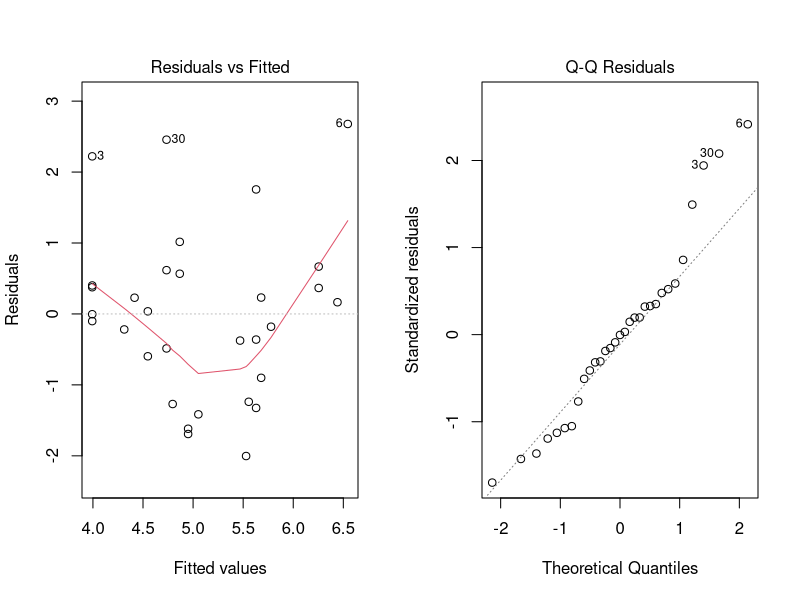
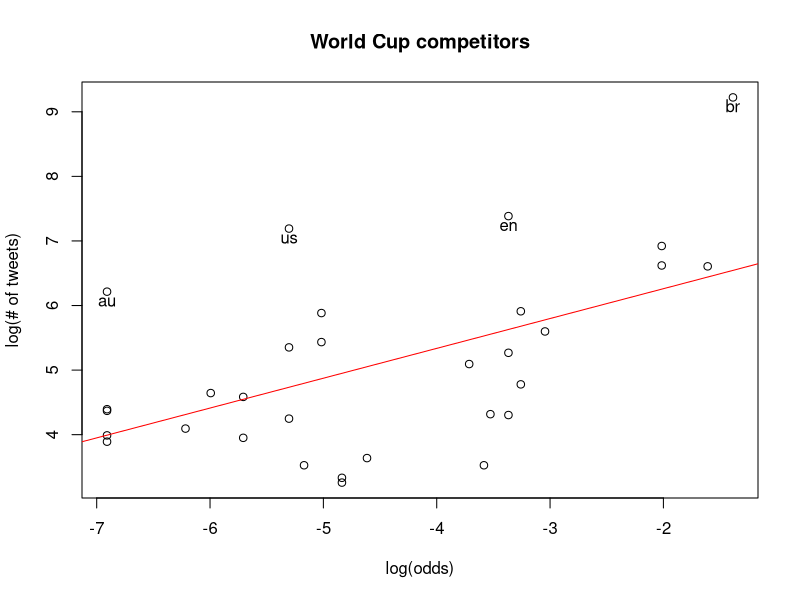

These charts were generated, in order, by the following R code:
setwd("~/GitHub/MiningWithACup")

#Import the data
odds.df <- read.table("odds.csv",header=T, sep=",")
counts.df <- read.table("data.csv",header=T,sep=",")

#Combine into one table
dataset <- data.frame(country=odds.df$country, odds=1/(odds.df$odds), tweets=counts.df$frequency)
attach(dataset)
#Compute proportions rather than absolute counts
dataset$interest <- sapply(tweets, function(x) x/sum(tweets))
attach(dataset)
#sum(interest) # = 1

#labels
#if I can be bothered I'll set this up for every country
countries.of.interest <- c("england","australia","usa","brazil")
codes <- c("en","au","us","br")
labels=rep("",length(country))
labels[match(countries.of.interest,country)]=codes 

#Correlation (absolute)
cor.test(odds, tweets) #gives a PMCC of 0.6-0.7 depending on whether you use tweets or log(tweets)
png("plot.png") #saves an image of the basic data+model+countries of interest
  plot(log(odds), log(tweets), main="World Cup competitors", xlab="log(odds)", ylab="log(# of tweets)")
  text(log(odds), log(tweets), labels, pos=1, offset=0.2)

#Simple linear regression
  model <- lm(log(tweets)~log(odds))
  abline(model,col="red")
dev.off()
model.nolog <- lm(tweets~odds)
summary(model)

#Diagnostic plots (residuals and QQ) to test normality
oldpar <- par(mfrow=c(1,2))
plot(model, which=c(1,2))
par(oldpar)
